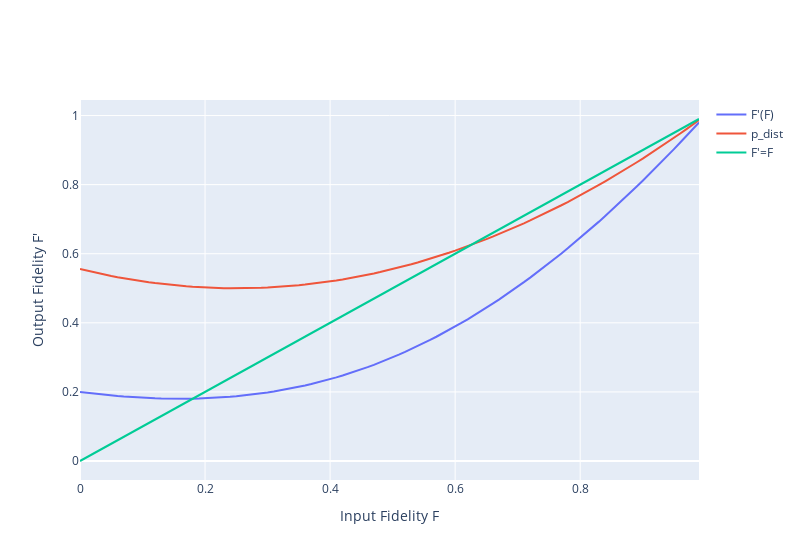

This figure's notebook cell:
### Code cell
F_in = np.arange(0.0, 1.0, 0.01)

fig = go.Figure()

fig.add_trace(go.Scatter(x=F_in, y=F_to_bell_state_fidelity(F_in, F_in),
                    mode='lines',
                    name="F'(F)"))

fig.add_trace(go.Scatter(x=F_in, y=F_to_p_dist(F_in, F_in),
                    mode='lines',
                    name="p_dist"))

fig.add_trace(go.Scatter(x=F_in, y=F_in,
                    mode='lines',
                    name="F'=F"))

fig.update_layout(
    xaxis_title='Input Fidelity F',
    yaxis_title="Output Fidelity F'",
    width=800,
)

fig.show()
